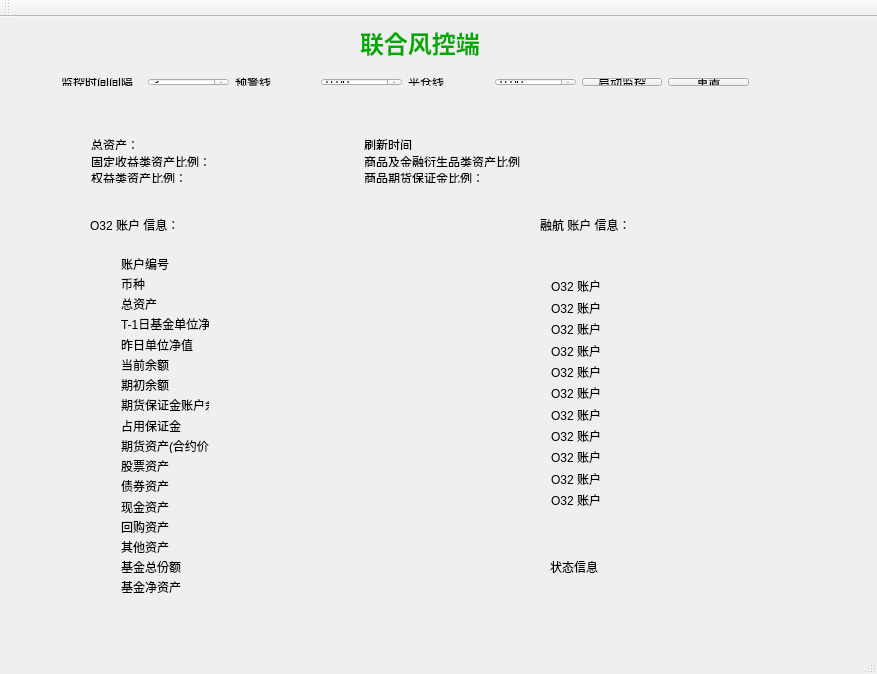
<?xml version="1.0" encoding="UTF-8"?>
<ui version="4.0">
 <class>RiskManagerApp</class>
 <widget class="QMainWindow" name="RiskManagerApp">
  <property name="geometry">
   <rect>
    <x>0</x>
    <y>0</y>
    <width>877</width>
    <height>674</height>
   </rect>
  </property>
  <property name="minimumSize">
   <size>
    <width>876</width>
    <height>575</height>
   </size>
  </property>
  <property name="maximumSize">
   <size>
    <width>4000</width>
    <height>4000</height>
   </size>
  </property>
  <property name="windowTitle">
   <string>QtGuiApplication1</string>
  </property>
  <widget class="QWidget" name="centralWidget">
   <widget class="QLabel" name="RiskControlLabel">
    <property name="geometry">
     <rect>
      <x>360</x>
      <y>10</y>
      <width>131</width>
      <height>31</height>
     </rect>
    </property>
    <property name="font">
     <font>
      <pointsize>18</pointsize>
      <weight>75</weight>
      <italic>false</italic>
      <bold>true</bold>
      <underline>false</underline>
      <kerning>true</kerning>
     </font>
    </property>
    <property name="styleSheet">
     <string notr="true">QLabel{
	color:rgb(0, 170, 0)

}</string>
    </property>
    <property name="text">
     <string>联合风控端</string>
    </property>
   </widget>
   <widget class="QLabel" name="label">
    <property name="geometry">
     <rect>
      <x>90</x>
      <y>200</y>
      <width>91</width>
      <height>16</height>
     </rect>
    </property>
    <property name="text">
     <string>O32 账户 信息：</string>
    </property>
   </widget>
   <widget class="QLabel" name="label_2">
    <property name="geometry">
     <rect>
      <x>540</x>
      <y>200</y>
      <width>91</width>
      <height>16</height>
     </rect>
    </property>
    <property name="text">
     <string>融航 账户 信息：</string>
    </property>
   </widget>
   <widget class="QWidget" name="layoutWidget">
    <property name="geometry">
     <rect>
      <x>540</x>
      <y>250</y>
      <width>71</width>
      <height>251</height>
     </rect>
    </property>
    <layout class="QVBoxLayout" name="verticalLayout_2">
     <item>
      <widget class="QLabel" name="O32Account_12">
       <property name="text">
        <string>O32 账户</string>
       </property>
      </widget>
     </item>
     <item>
      <widget class="QLabel" name="O32Account_13">
       <property name="text">
        <string>O32 账户</string>
       </property>
      </widget>
     </item>
     <item>
      <widget class="QLabel" name="O32Account_14">
       <property name="text">
        <string>O32 账户</string>
       </property>
      </widget>
     </item>
     <item>
      <widget class="QLabel" name="O32Account_15">
       <property name="text">
        <string>O32 账户</string>
       </property>
      </widget>
     </item>
     <item>
      <widget class="QLabel" name="O32Account_16">
       <property name="text">
        <string>O32 账户</string>
       </property>
      </widget>
     </item>
     <item>
      <widget class="QLabel" name="O32Account_17">
       <property name="text">
        <string>O32 账户</string>
       </property>
      </widget>
     </item>
     <item>
      <widget class="QLabel" name="O32Account_18">
       <property name="text">
        <string>O32 账户</string>
       </property>
      </widget>
     </item>
     <item>
      <widget class="QLabel" name="O32Account_19">
       <property name="text">
        <string>O32 账户</string>
       </property>
      </widget>
     </item>
     <item>
      <widget class="QLabel" name="O32Account_20">
       <property name="text">
        <string>O32 账户</string>
       </property>
      </widget>
     </item>
     <item>
      <widget class="QLabel" name="O32Account_21">
       <property name="text">
        <string>O32 账户</string>
       </property>
      </widget>
     </item>
     <item>
      <widget class="QLabel" name="O32Account_22">
       <property name="text">
        <string>O32 账户</string>
       </property>
      </widget>
     </item>
    </layout>
   </widget>
   <widget class="QWidget" name="layoutWidget">
    <property name="geometry">
     <rect>
      <x>50</x>
      <y>50</y>
      <width>710</width>
      <height>30</height>
     </rect>
    </property>
    <layout class="QHBoxLayout" name="horizontalLayout">
     <item>
      <widget class="QLabel" name="label_3">
       <property name="text">
        <string>监控时间间隔</string>
       </property>
      </widget>
     </item>
     <item>
      <widget class="QSpinBox" name="spinBox">
       <property name="minimum">
        <number>3</number>
       </property>
       <property name="maximum">
        <number>30</number>
       </property>
      </widget>
     </item>
     <item>
      <widget class="QLabel" name="label_5">
       <property name="text">
        <string>预警线</string>
       </property>
      </widget>
     </item>
     <item>
      <widget class="QDoubleSpinBox" name="doubleSpinBox">
       <property name="maximum">
        <double>1.000000000000000</double>
       </property>
       <property name="singleStep">
        <double>0.010000000000000</double>
       </property>
      </widget>
     </item>
     <item>
      <widget class="QLabel" name="label_6">
       <property name="text">
        <string>平仓线</string>
       </property>
      </widget>
     </item>
     <item>
      <widget class="QDoubleSpinBox" name="doubleSpinBox_2">
       <property name="maximum">
        <double>1.000000000000000</double>
       </property>
       <property name="singleStep">
        <double>0.010000000000000</double>
       </property>
      </widget>
     </item>
     <item>
      <widget class="QPushButton" name="startMonitorPushButton">
       <property name="text">
        <string>启动监控</string>
       </property>
      </widget>
     </item>
     <item>
      <widget class="QPushButton" name="reStartPushButton">
       <property name="text">
        <string>重置</string>
       </property>
      </widget>
     </item>
    </layout>
   </widget>
   <widget class="QLabel" name="label_12">
    <property name="geometry">
     <rect>
      <x>550</x>
      <y>540</y>
      <width>54</width>
      <height>20</height>
     </rect>
    </property>
    <property name="acceptDrops">
     <bool>false</bool>
    </property>
    <property name="text">
     <string>状态信息</string>
    </property>
   </widget>
   <widget class="QWidget" name="">
    <property name="geometry">
     <rect>
      <x>80</x>
      <y>111</y>
      <width>598</width>
      <height>66</height>
     </rect>
    </property>
    <layout class="QHBoxLayout" name="horizontalLayout_2">
     <item>
      <layout class="QHBoxLayout" name="horizontalLayout_3">
       <item>
        <layout class="QVBoxLayout" name="verticalLayout_3">
         <item>
          <widget class="QLabel" name="label_10">
           <property name="text">
            <string>总资产：</string>
           </property>
          </widget>
         </item>
         <item>
          <widget class="QLabel" name="label_4">
           <property name="text">
            <string>固定收益类资产比例：</string>
           </property>
          </widget>
         </item>
         <item>
          <widget class="QLabel" name="label_8">
           <property name="text">
            <string>权益类资产比例：</string>
           </property>
          </widget>
         </item>
        </layout>
       </item>
       <item>
        <layout class="QVBoxLayout" name="verticalLayout_5">
         <item>
          <widget class="QLabel" name="totalAssetLabel">
           <property name="minimumSize">
            <size>
             <width>141</width>
             <height>16</height>
            </size>
           </property>
           <property name="text">
            <string/>
           </property>
          </widget>
         </item>
         <item>
          <widget class="QLabel" name="gdsybl">
           <property name="minimumSize">
            <size>
             <width>141</width>
             <height>16</height>
            </size>
           </property>
           <property name="text">
            <string/>
           </property>
          </widget>
         </item>
         <item>
          <widget class="QLabel" name="qylbl">
           <property name="minimumSize">
            <size>
             <width>141</width>
             <height>16</height>
            </size>
           </property>
           <property name="text">
            <string/>
           </property>
          </widget>
         </item>
        </layout>
       </item>
      </layout>
     </item>
     <item>
      <layout class="QGridLayout" name="gridLayout">
       <item row="0" column="0">
        <widget class="QLabel" name="label_11">
         <property name="text">
          <string>刷新时间</string>
         </property>
        </widget>
       </item>
       <item row="0" column="1">
        <widget class="QLabel" name="spyjjryspbl_2">
         <property name="minimumSize">
          <size>
           <width>141</width>
           <height>16</height>
          </size>
         </property>
         <property name="text">
          <string/>
         </property>
        </widget>
       </item>
       <item row="1" column="0">
        <widget class="QLabel" name="label_7">
         <property name="text">
          <string>商品及金融衍生品类资产比例：</string>
         </property>
        </widget>
       </item>
       <item row="1" column="1">
        <widget class="QLabel" name="spyjjryspbl">
         <property name="minimumSize">
          <size>
           <width>141</width>
           <height>16</height>
          </size>
         </property>
         <property name="text">
          <string/>
         </property>
        </widget>
       </item>
       <item row="2" column="0">
        <widget class="QLabel" name="label_9">
         <property name="text">
          <string>商品期货保证金比例：</string>
         </property>
        </widget>
       </item>
       <item row="2" column="1">
        <widget class="QLabel" name="spqhbl">
         <property name="minimumSize">
          <size>
           <width>141</width>
           <height>16</height>
          </size>
         </property>
         <property name="text">
          <string/>
         </property>
        </widget>
       </item>
      </layout>
     </item>
    </layout>
   </widget>
   <widget class="QWidget" name="">
    <property name="geometry">
     <rect>
      <x>110</x>
      <y>228</y>
      <width>110</width>
      <height>360</height>
     </rect>
    </property>
    <layout class="QVBoxLayout" name="verticalLayout">
     <item>
      <widget class="QLabel" name="O32Account">
       <property name="text">
        <string>账户编号</string>
       </property>
      </widget>
     </item>
     <item>
      <widget class="QLabel" name="O32Account_2">
       <property name="text">
        <string>币种</string>
       </property>
      </widget>
     </item>
     <item>
      <widget class="QLabel" name="O32Account_4">
       <property name="text">
        <string>总资产</string>
       </property>
      </widget>
     </item>
     <item>
      <widget class="QLabel" name="O32Account_5">
       <property name="text">
        <string>T-1日基金单位净值</string>
       </property>
      </widget>
     </item>
     <item>
      <widget class="QLabel" name="O32Account_7">
       <property name="text">
        <string>昨日单位净值</string>
       </property>
      </widget>
     </item>
     <item>
      <widget class="QLabel" name="O32Account_3">
       <property name="text">
        <string>当前余额</string>
       </property>
      </widget>
     </item>
     <item>
      <widget class="QLabel" name="O32Account_6">
       <property name="text">
        <string>期初余额</string>
       </property>
      </widget>
     </item>
     <item>
      <widget class="QLabel" name="O32Account_8">
       <property name="text">
        <string>期货保证金账户余额</string>
       </property>
      </widget>
     </item>
     <item>
      <widget class="QLabel" name="O32Account_9">
       <property name="text">
        <string>占用保证金</string>
       </property>
      </widget>
     </item>
     <item>
      <widget class="QLabel" name="O32Account_10">
       <property name="text">
        <string>期货资产(合约价值)</string>
       </property>
      </widget>
     </item>
     <item>
      <widget class="QLabel" name="O32Account_11">
       <property name="text">
        <string>股票资产</string>
       </property>
      </widget>
     </item>
     <item>
      <widget class="QLabel" name="O32Account_23">
       <property name="text">
        <string>债券资产</string>
       </property>
      </widget>
     </item>
     <item>
      <widget class="QLabel" name="O32Account_24">
       <property name="text">
        <string>现金资产</string>
       </property>
      </widget>
     </item>
     <item>
      <widget class="QLabel" name="O32Account_25">
       <property name="text">
        <string>回购资产</string>
       </property>
      </widget>
     </item>
     <item>
      <widget class="QLabel" name="O32Account_26">
       <property name="text">
        <string>其他资产</string>
       </property>
      </widget>
     </item>
     <item>
      <widget class="QLabel" name="O32Account_27">
       <property name="text">
        <string>基金总份额</string>
       </property>
      </widget>
     </item>
     <item>
      <widget class="QLabel" name="O32Account_28">
       <property name="text">
        <string>基金净资产</string>
       </property>
      </widget>
     </item>
    </layout>
   </widget>
   <zorder>RiskControlLabel</zorder>
   <zorder>label</zorder>
   <zorder>label_2</zorder>
   <zorder>layoutWidget</zorder>
   <zorder>layoutWidget</zorder>
   <zorder>layoutWidget</zorder>
   <zorder>layoutWidget</zorder>
   <zorder>layoutWidget</zorder>
   <zorder>label_11</zorder>
   <zorder>spyjjryspbl_2</zorder>
   <zorder>label_12</zorder>
   <zorder>label_13</zorder>
   <zorder>O32Account_23</zorder>
   <zorder>O32Account_24</zorder>
   <zorder>O32Account_25</zorder>
   <zorder>O32Account_26</zorder>
   <zorder>O32Account_27</zorder>
   <zorder>O32Account_28</zorder>
   <zorder>O32Account_25</zorder>
  </widget>
  <widget class="QToolBar" name="mainToolBar">
   <attribute name="toolBarArea">
    <enum>TopToolBarArea</enum>
   </attribute>
   <attribute name="toolBarBreak">
    <bool>false</bool>
   </attribute>
  </widget>
  <widget class="QStatusBar" name="statusBar"/>
 </widget>
 <layoutdefault spacing="6" margin="11"/>
 <resources>
  <include location="resources/riskManager.qrc"/>
 </resources>
 <connections/>
</ui>
